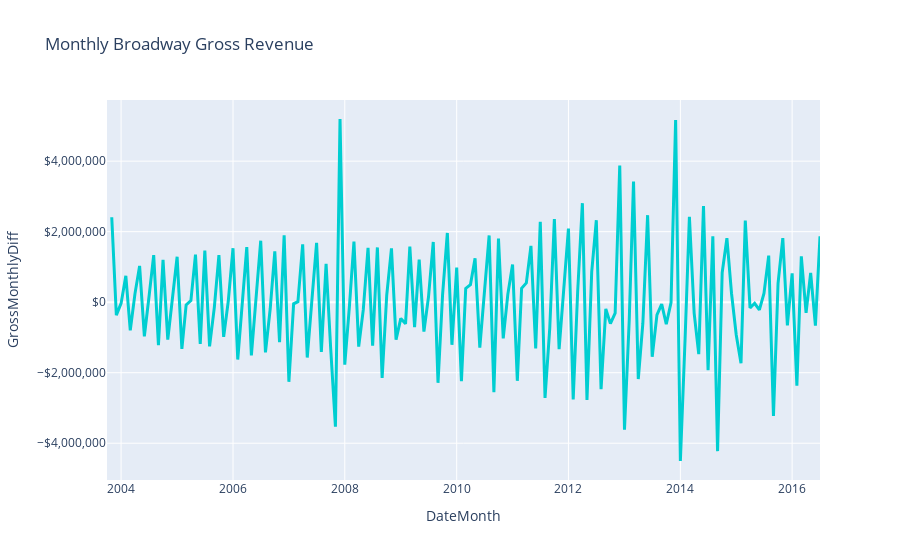

The code cell stored with this chart in its notebook:
### Code cell
plot(monthly_wicked, "GrossMonthlyDiff")

### Figure 1 — Plotly figure (JSON) as saved in the notebook; plotly's stock layout.template omitted (floating-point values rounded to 4 significant figures; data arrays with more than 128 entries replaced by an {"elided": "..."} marker saying what was removed)
{"data": [{"hovertemplate": "DateMonth=%{x}<br>GrossMonthlyDiff=%{y}<extra></extra>", "legendgroup": "", "line": {"color": "darkturquoise", "dash": "solid", "width": 3}, "marker": {"symbol": "circle"}, "mode": "lines", "name": "", "orientation": "v", "showlegend": false, "type": "scatter", "x": {"elided": "154 str values"}, "xaxis": "x", "y": {"elided": "154 float values"}, "yaxis": "y"}], "layout": {"hovermode": "x unified", "legend": {"tracegroupgap": 0}, "title": {"text": "Monthly Broadway Gross Revenue"}, "xaxis": {"anchor": "y", "domain": [0, 1], "title": {"text": "DateMonth"}}, "yaxis": {"anchor": "x", "domain": [0, 1], "rangemode": "tozero", "tickformat": "$,.0f", "title": {"text": "GrossMonthlyDiff"}}}}
